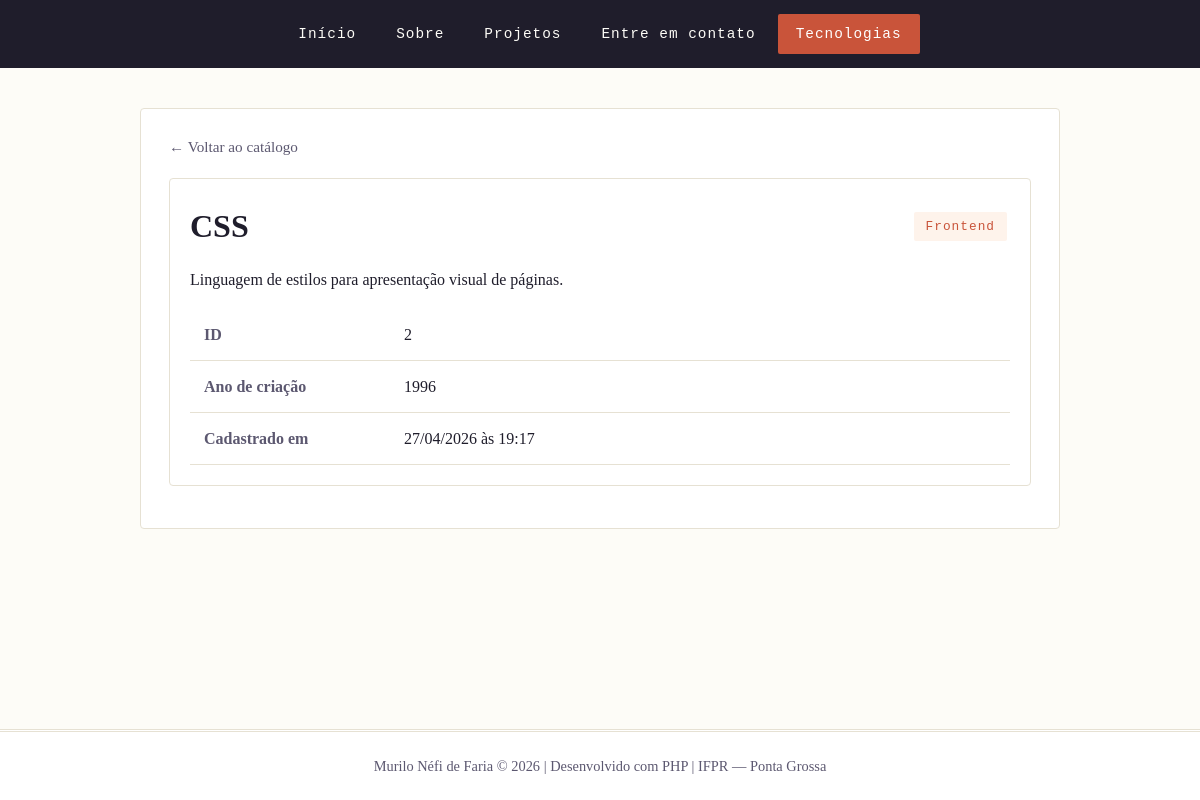
/03_pdo/detalhe.php?id=2, run on the app's committed database.
### tables this page shows
CREATE TABLE IF NOT EXISTS tecnologias (
    id INT AUTO_INCREMENT PRIMARY KEY,
    nome VARCHAR(100) NOT NULL,
    categoria VARCHAR(100) NOT NULL,
    descricao TEXT NOT NULL,
    ano_criacao INT NOT NULL,
    criado_em TIMESTAMP DEFAULT CURRENT_TIMESTAMP
);

### 03_pdo/detalhe.php (the view, shortened to what this page needs)
<?php
require_once 'includes/conexao.php';
$id = filter_input(INPUT_GET, 'id', FILTER_VALIDATE_INT);
$stmt = $pdo->prepare('SELECT * FROM tecnologias WHERE id = :id');
$stmt->execute(['id' => $id]);
$tec = $stmt->fetch();
$voltar = 'index.php';
?>
<!DOCTYPE html>
<html lang="pt-BR">
<head>
</head>
<body>
    <div class="container">
        <a href="<?php echo htmlspecialchars($voltar); ?>" class="link-voltar">← Voltar ao catálogo</a>
        <div class="card detalhe-card">
            <div class="card-topo">
                <h1><?php echo htmlspecialchars($tec['nome']); ?></h1>
                <span class="tag-categoria"><?php echo htmlspecialchars($tec['categoria']); ?></span>
            </div>
            <p><?php echo htmlspecialchars($tec['descricao']); ?></p>
            <table class="tabela-detalhe">
                <tr>
                    <td>ID</td>
                    <td><?php echo $tec['id']; ?></td>
                </tr>
                <tr>
                    <td>Ano de criação</td>
                    <td><?php echo $tec['ano_criacao']; ?></td>
                </tr>
                <tr>
                    <td>Cadastrado em</td>
                    <td><?php echo date('d/m/Y \à\s H:i', strtotime($tec['criado_em'])); ?></td>
                </tr>
            </table>
        </div>
    </div>
</body>
</html>

### includes/style.css (style rules this page uses)
:root { --cor-fundo: #fdfcf7; --cor-texto: #1f1d2b; --cor-suave: #5c5870; --cor-destaque: #c9543a; --cor-borda: #e6e1d3; --cor-card: #ffffff; --cor-sucesso: #2e7d52; --cor-erro: #b3331e; --cor-aviso-fundo: #fef3eb; --cor-sucesso-fundo: #ecf5f0; --cor-erro-fundo: #fbecea; }
* { margin: 0; padding: 0; box-sizing: border-box; }
body { font-family: 'Georgia', 'Times New Roman', serif; background: var(--cor-fundo); color: var(--cor-texto); line-height: 1.7; min-height: 100vh; display: flex; flex-direction: column; }
.container { max-width: 920px; width: 100%; margin: 40px auto; padding: 24px 28px; background: var(--cor-card); border: 1px solid var(--cor-borda); border-radius: 4px; }
.card { background: var(--cor-card); border: 1px solid var(--cor-borda); padding: 20px; border-radius: 4px; margin-bottom: 18px; }
.card-topo { display: flex; justify-content: space-between; align-items: center; margin-bottom: 12px; }
.tag-categoria { display: inline-block; padding: 4px 12px; background: var(--cor-aviso-fundo); color: var(--cor-destaque); border-radius: 2px; font-size: 0.8em; text-decoration: none; margin: 3px; font-family: 'Courier New', monospace; letter-spacing: 1px; }
.link-voltar { display: inline-block; margin-bottom: 18px; color: var(--cor-suave); text-decoration: none; font-size: 0.95em; }
.tabela-detalhe { width: 100%; border-collapse: collapse; margin-top: 16px; }
.tabela-detalhe td { padding: 12px 14px; border-bottom: 1px solid var(--cor-borda); }
.tabela-detalhe tr td:first-child { font-weight: bold; color: var(--cor-suave); width: 200px; }

### data on the page
tecnologias: nome "CSS", categoria "Frontend", descricao "Linguagem de estilos para apresentação visual de páginas.", id "2", ano_criacao "1996", criado_em "27/04/2026 às 19:17"

### other printed values
$autor "Murilo Néfi de Faria"
